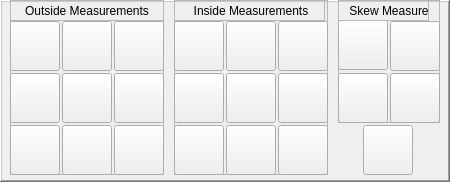
     <widget class="QFrame" name="frame_measured_values">
      <property name="geometry">
       <rect>
        <x>0</x>
        <y>0</y>
        <width>450</width>
        <height>182</height>
       </rect>
      </property>
      <property name="frameShape">
       <enum>QFrame::WinPanel</enum>
      </property>
      <property name="frameShadow">
       <enum>QFrame::Raised</enum>
      </property>
      <widget class="QFrame" name="frame_outside_measure">
       <property name="geometry">
        <rect>
         <x>10</x>
         <y>0</y>
         <width>154</width>
         <height>175</height>
        </rect>
       </property>
       <property name="frameShape">
        <enum>QFrame::StyledPanel</enum>
       </property>
       <property name="frameShadow">
        <enum>QFrame::Raised</enum>
       </property>
       <widget class="PushButton" name="pbtn_outside_xpyp">
        <property name="geometry">
         <rect>
          <x>0</x>
          <y>125</y>
          <width>50</width>
          <height>50</height>
         </rect>
        </property>
        <property name="text">
         <string/>
        </property>
        <property name="icon">
         <iconset>
          <normaloff>versa_probe_icons/outside_7.png</normaloff>versa_probe_icons/outside_7.png</iconset>
        </property>
        <property name="iconSize">
         <size>
          <width>48</width>
          <height>48</height>
         </size>
        </property>
        <property name="checkable">
         <bool>false</bool>
        </property>
        <property name="checked">
         <bool>false</bool>
        </property>
        <property name="indicator_option" stdset="0">
         <bool>false</bool>
        </property>
       </widget>
       <widget class="PushButton" name="pbtn_outside_xpym">
        <property name="geometry">
         <rect>
          <x>0</x>
          <y>21</y>
          <width>50</width>
          <height>50</height>
         </rect>
        </property>
        <property name="text">
         <string/>
        </property>
        <property name="icon">
         <iconset>
          <normaloff>versa_probe_icons/outside_1.png</normaloff>versa_probe_icons/outside_1.png</iconset>
        </property>
        <property name="iconSize">
         <size>
          <width>48</width>
          <height>48</height>
         </size>
        </property>
        <property name="checkable">
         <bool>false</bool>
        </property>
        <property name="checked">
         <bool>false</bool>
        </property>
        <property name="indicator_option" stdset="0">
         <bool>false</bool>
        </property>
       </widget>
       <widget class="PushButton" name="pbtn_outside_xp">
        <property name="geometry">
         <rect>
          <x>0</x>
          <y>73</y>
          <width>50</width>
          <height>50</height>
         </rect>
        </property>
        <property name="text">
         <string/>
        </property>
        <property name="icon">
         <iconset>
          <normaloff>versa_probe_icons/outside_4.png</normaloff>versa_probe_icons/outside_4.png</iconset>
        </property>
        <property name="iconSize">
         <size>
          <width>48</width>
          <height>48</height>
         </size>
        </property>
        <property name="checkable">
         <bool>false</bool>
        </property>
        <property name="checked">
         <bool>false</bool>
        </property>
        <property name="indicator_option" stdset="0">
         <bool>false</bool>
        </property>
       </widget>
       <widget class="PushButton" name="pbtn_outside_yp">
        <property name="geometry">
         <rect>
          <x>52</x>
          <y>125</y>
          <width>50</width>
          <height>50</height>
         </rect>
        </property>
        <property name="text">
         <string/>
        </property>
        <property name="icon">
         <iconset>
          <normaloff>versa_probe_icons/outside_8.png</normaloff>versa_probe_icons/outside_8.png</iconset>
        </property>
        <property name="iconSize">
         <size>
          <width>48</width>
          <height>48</height>
         </size>
        </property>
        <property name="checkable">
         <bool>false</bool>
        </property>
        <property name="checked">
         <bool>false</bool>
        </property>
        <property name="indicator_option" stdset="0">
         <bool>false</bool>
        </property>
       </widget>
       <widget class="PushButton" name="pbtn_outside_ym">
        <property name="geometry">
         <rect>
          <x>52</x>
          <y>21</y>
          <width>50</width>
          <height>50</height>
         </rect>
        </property>
        <property name="text">
         <string/>
        </property>
        <property name="icon">
         <iconset>
          <normaloff>versa_probe_icons/outside_2.png</normaloff>versa_probe_icons/outside_2.png</iconset>
        </property>
        <property name="iconSize">
         <size>
          <width>48</width>
          <height>48</height>
         </size>
        </property>
        <property name="checkable">
         <bool>false</bool>
        </property>
        <property name="checked">
         <bool>false</bool>
        </property>
        <property name="indicator_option" stdset="0">
         <bool>false</bool>
        </property>
       </widget>
       <widget class="PushButton" name="pbtn_outside_center">
        <property name="geometry">
         <rect>
          <x>52</x>
          <y>73</y>
          <width>50</width>
          <height>50</height>
         </rect>
        </property>
        <property name="font">
         <font>
          <pointsize>8</pointsize>
         </font>
        </property>
        <property name="text">
         <string/>
        </property>
        <property name="icon">
         <iconset>
          <normaloff>versa_probe_icons/outside_5.png</normaloff>versa_probe_icons/outside_5.png</iconset>
        </property>
        <property name="iconSize">
         <size>
          <width>48</width>
          <height>48</height>
         </size>
        </property>
        <property name="checkable">
         <bool>false</bool>
        </property>
        <property name="checked">
         <bool>false</bool>
        </property>
        <property name="indicator_option" stdset="0">
         <bool>false</bool>
        </property>
       </widget>
       <widget class="PushButton" name="pbtn_outside_xmyp">
        <property name="geometry">
         <rect>
          <x>104</x>
          <y>125</y>
          <width>50</width>
          <height>50</height>
         </rect>
        </property>
        <property name="text">
         <string/>
        </property>
        <property name="icon">
         <iconset>
          <normaloff>versa_probe_icons/outside_9.png</normaloff>versa_probe_icons/outside_9.png</iconset>
        </property>
        <property name="iconSize">
         <size>
          <width>48</width>
          <height>48</height>
         </size>
        </property>
        <property name="checkable">
         <bool>false</bool>
        </property>
        <property name="checked">
         <bool>false</bool>
        </property>
        <property name="indicator_option" stdset="0">
         <bool>false</bool>
        </property>
       </widget>
       <widget class="PushButton" name="pbtn_outside_xmym">
        <property name="geometry">
         <rect>
          <x>104</x>
          <y>21</y>
          <width>50</width>
          <height>50</height>
         </rect>
        </property>
        <property name="text">
         <string/>
        </property>
        <property name="icon">
         <iconset>
          <normaloff>versa_probe_icons/outside_3.png</normaloff>versa_probe_icons/outside_3.png</iconset>
        </property>
        <property name="iconSize">
         <size>
          <width>48</width>
          <height>48</height>
         </size>
        </property>
        <property name="checkable">
         <bool>false</bool>
        </property>
        <property name="checked">
         <bool>false</bool>
        </property>
        <property name="indicator_option" stdset="0">
         <bool>false</bool>
        </property>
       </widget>
       <widget class="PushButton" name="pbtn_outside_xm">
        <property name="geometry">
         <rect>
          <x>104</x>
          <y>73</y>
          <width>50</width>
          <height>50</height>
         </rect>
        </property>
        <property name="text">
         <string/>
        </property>
        <property name="icon">
         <iconset>
          <normaloff>versa_probe_icons/outside_6.png</normaloff>versa_probe_icons/outside_6.png</iconset>
        </property>
        <property name="iconSize">
         <size>
          <width>48</width>
          <height>48</height>
         </size>
        </property>
        <property name="checkable">
         <bool>false</bool>
        </property>
        <property name="checked">
         <bool>false</bool>
        </property>
        <property name="indicator_option" stdset="0">
         <bool>false</bool>
        </property>
       </widget>
       <widget class="QFrame" name="frame_outside_label">
        <property name="geometry">
         <rect>
          <x>0</x>
          <y>0</y>
          <width>154</width>
          <height>21</height>
         </rect>
        </property>
        <property name="frameShape">
         <enum>QFrame::StyledPanel</enum>
        </property>
        <property name="frameShadow">
         <enum>QFrame::Raised</enum>
        </property>
        <widget class="QLabel" name="label_outside_measure">
         <property name="geometry">
          <rect>
           <x>0</x>
           <y>0</y>
           <width>154</width>
           <height>21</height>
          </rect>
         </property>
         <property name="text">
          <string>Outside Measurements</string>
         </property>
         <property name="alignment">
          <set>Qt::AlignCenter</set>
         </property>
        </widget>
       </widget>
      </widget>
      <widget class="QFrame" name="frame_skewed">
       <property name="geometry">
        <rect>
         <x>338</x>
         <y>0</y>
         <width>102</width>
         <height>123</height>
        </rect>
       </property>
       <property name="frameShape">
        <enum>QFrame::StyledPanel</enum>
       </property>
       <property name="frameShadow">
        <enum>QFrame::Raised</enum>
       </property>
       <widget class="PushButton" name="pbtn_skew_xp">
        <property name="geometry">
         <rect>
          <x>0</x>
          <y>20</y>
          <width>50</width>
          <height>50</height>
         </rect>
        </property>
        <property name="text">
         <string/>
        </property>
        <property name="icon">
         <iconset>
          <normaloff>versa_probe_icons/skew_1.png</normaloff>versa_probe_icons/skew_1.png</iconset>
        </property>
        <property name="iconSize">
         <size>
          <width>48</width>
          <height>48</height>
         </size>
        </property>
        <property name="checkable">
         <bool>false</bool>
        </property>
        <property name="checked">
         <bool>false</bool>
        </property>
        <property name="indicator_option" stdset="0">
         <bool>false</bool>
        </property>
       </widget>
       <widget class="PushButton" name="pbtn_skew_yp">
        <property name="geometry">
         <rect>
          <x>0</x>
          <y>73</y>
          <width>50</width>
          <height>50</height>
         </rect>
        </property>
        <property name="text">
         <string/>
        </property>
        <property name="icon">
         <iconset>
          <normaloff>versa_probe_icons/skew_3.png</normaloff>versa_probe_icons/skew_3.png</iconset>
        </property>
        <property name="iconSize">
         <size>
          <width>48</width>
          <height>48</height>
         </size>
        </property>
        <property name="checkable">
         <bool>false</bool>
        </property>
        <property name="checked">
         <bool>false</bool>
        </property>
        <property name="indicator_option" stdset="0">
         <bool>false</bool>
        </property>
       </widget>
       <widget class="PushButton" name="pbtn_skew_ym">
        <property name="geometry">
         <rect>
          <x>52</x>
          <y>21</y>
          <width>50</width>
          <height>50</height>
         </rect>
        </property>
        <property name="text">
         <string/>
        </property>
        <property name="icon">
         <iconset>
          <normaloff>versa_probe_icons/skew_2.png</normaloff>versa_probe_icons/skew_2.png</iconset>
        </property>
        <property name="iconSize">
         <size>
          <width>48</width>
          <height>48</height>
         </size>
        </property>
        <property name="checkable">
         <bool>false</bool>
        </property>
        <property name="checked">
         <bool>false</bool>
        </property>
        <property name="indicator_option" stdset="0">
         <bool>false</bool>
        </property>
       </widget>
       <widget class="PushButton" name="pbtn_skew_xm">
        <property name="geometry">
         <rect>
          <x>52</x>
          <y>73</y>
          <width>50</width>
          <height>50</height>
         </rect>
        </property>
        <property name="text">
         <string/>
        </property>
        <property name="icon">
         <iconset>
          <normaloff>versa_probe_icons/skew_4-.png</normaloff>versa_probe_icons/skew_4-.png</iconset>
        </property>
        <property name="iconSize">
         <size>
          <width>48</width>
          <height>48</height>
         </size>
        </property>
        <property name="checkable">
         <bool>false</bool>
        </property>
        <property name="checked">
         <bool>false</bool>
        </property>
        <property name="indicator_option" stdset="0">
         <bool>false</bool>
        </property>
       </widget>
       <widget class="QFrame" name="frame_skewed_label">
        <property name="geometry">
         <rect>
          <x>0</x>
          <y>0</y>
          <width>91</width>
          <height>21</height>
         </rect>
        </property>
        <property name="frameShape">
         <enum>QFrame::StyledPanel</enum>
        </property>
        <property name="frameShadow">
         <enum>QFrame::Raised</enum>
        </property>
        <widget class="QLabel" name="label_skewed_label">
         <property name="geometry">
          <rect>
           <x>0</x>
           <y>0</y>
           <width>102</width>
           <height>21</height>
          </rect>
         </property>
         <property name="text">
          <string>Skew Measure</string>
         </property>
         <property name="alignment">
          <set>Qt::AlignCenter</set>
         </property>
        </widget>
       </widget>
      </widget>
      <widget class="QFrame" name="frame_inside_measure">
       <property name="geometry">
        <rect>
         <x>174</x>
         <y>0</y>
         <width>154</width>
         <height>175</height>
        </rect>
       </property>
       <property name="frameShape">
        <enum>QFrame::StyledPanel</enum>
       </property>
       <property name="frameShadow">
        <enum>QFrame::Raised</enum>
       </property>
       <widget class="PushButton" name="pbtn_inside_xmym">
        <property name="geometry">
         <rect>
          <x>0</x>
          <y>125</y>
          <width>50</width>
          <height>50</height>
         </rect>
        </property>
        <property name="text">
         <string/>
        </property>
        <property name="icon">
         <iconset>
          <normaloff>versa_probe_icons/inside_7.png</normaloff>versa_probe_icons/inside_7.png</iconset>
        </property>
        <property name="iconSize">
         <size>
          <width>48</width>
          <height>48</height>
         </size>
        </property>
        <property name="checkable">
         <bool>false</bool>
        </property>
        <property name="checked">
         <bool>false</bool>
        </property>
        <property name="indicator_option" stdset="0">
         <bool>false</bool>
        </property>
       </widget>
       <widget class="PushButton" name="pbtn_inside_xmyp">
        <property name="geometry">
         <rect>
          <x>0</x>
          <y>21</y>
          <width>50</width>
          <height>50</height>
         </rect>
        </property>
        <property name="text">
         <string/>
        </property>
        <property name="icon">
         <iconset>
          <normaloff>versa_probe_icons/inside_1.png</normaloff>versa_probe_icons/inside_1.png</iconset>
        </property>
        <property name="iconSize">
         <size>
          <width>48</width>
          <height>48</height>
         </size>
        </property>
        <property name="checkable">
         <bool>false</bool>
        </property>
        <property name="checked">
         <bool>false</bool>
        </property>
        <property name="indicator_option" stdset="0">
         <bool>false</bool>
        </property>
       </widget>
       <widget class="PushButton" name="pbtn_inside_xm">
        <property name="geometry">
         <rect>
          <x>0</x>
          <y>73</y>
          <width>50</width>
          <height>50</height>
         </rect>
        </property>
        <property name="text">
         <string/>
        </property>
        <property name="icon">
         <iconset>
          <normaloff>versa_probe_icons/inside_4-.png</normaloff>versa_probe_icons/inside_4-.png</iconset>
        </property>
        <property name="iconSize">
         <size>
          <width>48</width>
          <height>48</height>
         </size>
        </property>
        <property name="checkable">
         <bool>false</bool>
        </property>
        <property name="checked">
         <bool>false</bool>
        </property>
        <property name="indicator_option" stdset="0">
         <bool>false</bool>
        </property>
       </widget>
       <widget class="PushButton" name="pbtn_inside_ym">
        <property name="geometry">
         <rect>
          <x>52</x>
          <y>125</y>
          <width>50</width>
          <height>50</height>
         </rect>
        </property>
        <property name="text">
         <string/>
        </property>
        <property name="icon">
         <iconset>
          <normaloff>versa_probe_icons/inside_8.png</normaloff>versa_probe_icons/inside_8.png</iconset>
        </property>
        <property name="iconSize">
         <size>
          <width>48</width>
          <height>48</height>
         </size>
        </property>
        <property name="checkable">
         <bool>false</bool>
        </property>
        <property name="checked">
         <bool>false</bool>
        </property>
        <property name="indicator_option" stdset="0">
         <bool>false</bool>
        </property>
       </widget>
       <widget class="PushButton" name="pbtn_inside_yp">
        <property name="geometry">
         <rect>
          <x>52</x>
          <y>21</y>
          <width>50</width>
          <height>50</height>
         </rect>
        </property>
        <property name="text">
         <string/>
        </property>
        <property name="icon">
         <iconset>
          <normaloff>versa_probe_icons/inside_2.png</normaloff>versa_probe_icons/inside_2.png</iconset>
        </property>
        <property name="iconSize">
         <size>
          <width>48</width>
          <height>48</height>
         </size>
        </property>
        <property name="checkable">
         <bool>false</bool>
        </property>
        <property name="checked">
         <bool>false</bool>
        </property>
        <property name="indicator_option" stdset="0">
         <bool>false</bool>
        </property>
       </widget>
       <widget class="PushButton" name="pbtn_inside_xy_hole">
        <property name="geometry">
         <rect>
          <x>52</x>
          <y>73</y>
          <width>50</width>
          <height>50</height>
         </rect>
        </property>
        <property name="font">
         <font>
          <pointsize>8</pointsize>
         </font>
        </property>
        <property name="text">
         <string/>
        </property>
        <property name="icon">
         <iconset>
          <normaloff>versa_probe_icons/inside_5.png</normaloff>versa_probe_icons/inside_5.png</iconset>
        </property>
        <property name="iconSize">
         <size>
          <width>48</width>
          <height>48</height>
         </size>
        </property>
        <property name="checkable">
         <bool>false</bool>
        </property>
        <property name="checked">
         <bool>false</bool>
        </property>
        <property name="indicator_option" stdset="0">
         <bool>false</bool>
        </property>
       </widget>
       <widget class="PushButton" name="pbtn_inside_xpym">
        <property name="geometry">
         <rect>
          <x>104</x>
          <y>125</y>
          <width>50</width>
          <height>50</height>
         </rect>
        </property>
        <property name="text">
         <string/>
        </property>
        <property name="icon">
         <iconset>
          <normaloff>versa_probe_icons/inside_9.png</normaloff>versa_probe_icons/inside_9.png</iconset>
        </property>
        <property name="iconSize">
         <size>
          <width>48</width>
          <height>48</height>
         </size>
        </property>
        <property name="checkable">
         <bool>false</bool>
        </property>
        <property name="checked">
         <bool>false</bool>
        </property>
        <property name="indicator_option" stdset="0">
         <bool>false</bool>
        </property>
       </widget>
       <widget class="PushButton" name="pbtn_inside_xpyp">
        <property name="geometry">
         <rect>
          <x>104</x>
          <y>21</y>
          <width>50</width>
          <height>50</height>
         </rect>
        </property>
        <property name="text">
         <string/>
        </property>
        <property name="icon">
         <iconset>
          <normaloff>versa_probe_icons/inside_3.png</normaloff>versa_probe_icons/inside_3.png</iconset>
        </property>
        <property name="iconSize">
         <size>
          <width>48</width>
          <height>48</height>
         </size>
        </property>
        <property name="checkable">
         <bool>false</bool>
        </property>
        <property name="checked">
         <bool>false</bool>
        </property>
        <property name="indicator_option" stdset="0">
         <bool>false</bool>
        </property>
       </widget>
       <widget class="PushButton" name="pbtn_inside_xp">
        <property name="geometry">
         <rect>
          <x>104</x>
          <y>73</y>
          <width>50</width>
          <height>50</height>
         </rect>
        </property>
        <property name="text">
         <string/>
        </property>
        <property name="icon">
         <iconset>
          <normaloff>versa_probe_icons/inside_6.png</normaloff>versa_probe_icons/inside_6.png</iconset>
        </property>
        <property name="iconSize">
         <size>
          <width>48</width>
          <height>48</height>
         </size>
        </property>
        <property name="checkable">
         <bool>false</bool>
        </property>
        <property name="checked">
         <bool>false</bool>
        </property>
        <property name="indicator_option" stdset="0">
         <bool>false</bool>
        </property>
       </widget>
       <widget class="QFrame" name="frame_inside_label">
        <property name="geometry">
         <rect>
          <x>0</x>
          <y>0</y>
          <width>151</width>
          <height>21</height>
         </rect>
        </property>
        <property name="frameShape">
         <enum>QFrame::StyledPanel</enum>
        </property>
        <property name="frameShadow">
         <enum>QFrame::Raised</enum>
        </property>
        <widget class="QLabel" name="label_inside_measure">
         <property name="geometry">
          <rect>
           <x>0</x>
           <y>0</y>
           <width>154</width>
           <height>21</height>
          </rect>
         </property>
         <property name="text">
          <string>Inside Measurements</string>
         </property>
         <property name="alignment">
          <set>Qt::AlignCenter</set>
         </property>
        </widget>
       </widget>
      </widget>
      <widget class="PushButton" name="pbtn_down">
       <property name="geometry">
        <rect>
         <x>363</x>
         <y>125</y>
         <width>50</width>
         <height>50</height>
        </rect>
       </property>
       <property name="text">
        <string/>
       </property>
       <property name="icon">
        <iconset>
         <normaloff>versa_probe_icons/down.png</normaloff>versa_probe_icons/down.png</iconset>
       </property>
       <property name="iconSize">
        <size>
         <width>48</width>
         <height>48</height>
        </size>
       </property>
       <property name="checkable">
        <bool>false</bool>
       </property>
       <property name="checked">
        <bool>false</bool>
       </property>
       <property name="indicator_option" stdset="0">
        <bool>false</bool>
       </property>
      </widget>
     </widget>
